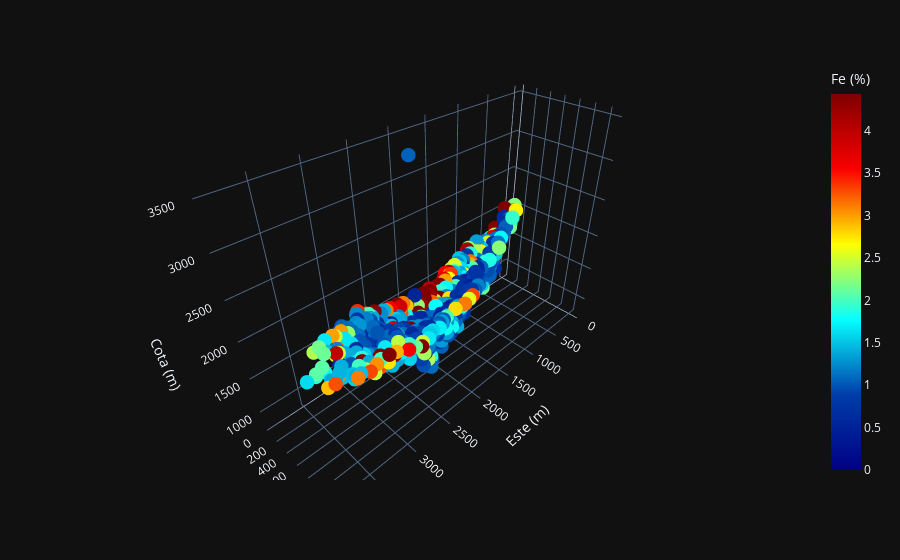

Notebook code for this chart:
### Markdown cell above
## Visualización de datos de Fierro

### Code cell
continuous = 'Fe (%)'
figure = px.scatter_3d(data_frame, x='Este (m)', y='Norte (m)', z='Cota (m)', color=continuous, color_continuous_scale=px.colors.sequential.Jet, range_color=[0.0, data_frame[continuous].quantile(0.95)])
figure.update_traces(marker=dict(size=5.0))
figure.show()

### Figure 1 — Plotly figure (JSON) as saved in the notebook; plotly's stock layout.template omitted (floating-point values rounded to 4 significant figures; data arrays with more than 128 entries replaced by an {"elided": "..."} marker saying what was removed)
{"data": [{"hovertemplate": "Este (m)=%{x}<br>Norte (m)=%{y}<br>Cota (m)=%{z}<br>Fe (%)=%{marker.color}<extra></extra>", "legendgroup": "", "marker": {"color": {"elided": "1112 float values"}, "coloraxis": "coloraxis", "symbol": "circle", "size": 5.0}, "mode": "markers", "name": "", "scene": "scene", "showlegend": false, "x": {"elided": "1112 float values"}, "y": {"elided": "1112 float values"}, "z": {"elided": "1112 float values"}, "type": "scatter3d"}], "layout": {"scene": {"domain": {"x": [0.0, 1.0], "y": [0.0, 1.0]}, "xaxis": {"title": {"text": "Este (m)"}}, "yaxis": {"title": {"text": "Norte (m)"}}, "zaxis": {"title": {"text": "Cota (m)"}}}, "coloraxis": {"colorbar": {"title": {"text": "Fe (%)"}}, "colorscale": [[0.0, "rgb(0,0,131)"], [0.2, "rgb(0,60,170)"], [0.4, "rgb(5,255,255)"], [0.6, "rgb(255,255,0)"], [0.8, "rgb(250,0,0)"], [1.0, "rgb(128,0,0)"]], "cmin": 0.0, "cmax": 4.433}, "legend": {"tracegroupgap": 0}, "margin": {"t": 60}}}
